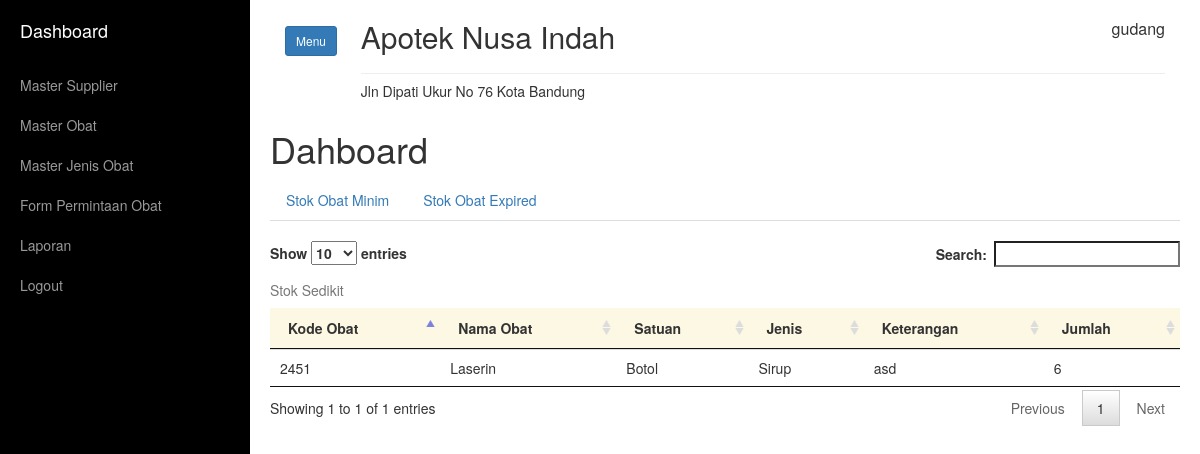
/home.php?link=dashboard (signed in), run on an earlier commit of the app's database.
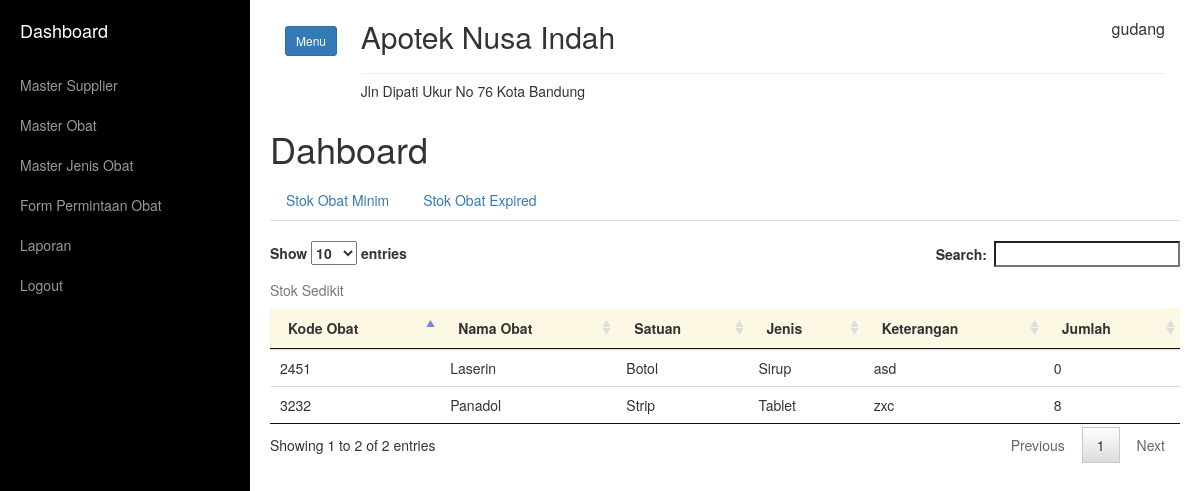
And on a later commit of the database.
### tables this page shows
CREATE TABLE `tb_obat` (
  `id` int(11) NOT NULL,
  `kode_obat` varchar(20) NOT NULL,
  `id_supp` int(11) NOT NULL,
  `nama_obat` varchar(50) NOT NULL,
  `keterangan` text NOT NULL,
  `harga_modal` int(11) NOT NULL,
  `harga_jual` int(11) NOT NULL,
  `jenis` int(11) NOT NULL,
  `satuan` varchar(20) NOT NULL,
  `stock` int(11) NOT NULL,
  `last_update` timestamp NOT NULL DEFAULT CURRENT_TIMESTAMP,
  `foto` text NOT NULL
);

CREATE TABLE `tb_jenis` (
  `id` int(11) NOT NULL,
  `nama_jenis` varchar(22) NOT NULL
);

### dashboard.php (the view, shortened to what this page needs)
<h1>Dahboard</h1>
<ul class="nav nav-tabs">
  <li class=""><a data-toggle="tab" href="#set1">Stok Obat Minim </a></li>
  <li class=""><a data-toggle="tab" href="#set2">Stok Obat Expired </a></li>
</ul>
<div class="tab-content">
    <div id="set1" class="tab-pane fade in active"><br>
      <table class="table table-responsive" id="tb1">
      	<caption>Stok Sedikit</caption>
      	<thead>
      		<tr class="warning">
            <th>Kode Obat</th>
      			<th>Nama Obat</th>
            <th>Satuan</th>
            <th>Jenis</th>
            <th>Keterangan</th>
      			<th>Jumlah</th>
      		</tr>
      	</thead>
      	<tbody>
      		<?php
      		$query = mysqli_query($conn, "SELECT *, a.id as idm, b.id as idj FROM tb_obat a
          LEFT JOIN tb_jenis b ON a.jenis = b.id
          WHERE a.stock < 10");
      		while ($data = mysqli_fetch_array($query)) { ?>
	      		<tr>
	      			<td><?php echo $data['kode_obat'] ?></td>
              <td><?php echo $data['nama_obat'] ?></td>
              <td><?php echo $data['satuan'] ?></td>
              <td><?php echo $data['nama_jenis'] ?></td>
              <td><?php echo $data['keterangan'] ?></td>
	      			<td><?php echo $data['stock'] ?></td>
	      		</tr>
      		<?php } ?>
      	</tbody>
      </table>
    </div>
</div>

### home.php (shortened to what this page needs)
<?php
include "koneksi.php";
if (isset($_SESSION['username'])){
?>
<!DOCTYPE html>
<html lang="">
<head>
  <link rel="stylesheet" type="text/css" href="assets/css/bootstrap.css">
  <link rel="stylesheet" type="text/css" href="assets/css/simple-sidebar.css">
  <link rel="stylesheet" type="text/css" href="assets/css/jquery.dataTables.css">
  <link rel="stylesheet" type="text/css" href="assets/css/daterangepicker.css">
  <link rel="stylesheet" type="text/css" href="assets/css/bootstrap-datetimepicker.min.css">
</head>
<body>
    <div id="wrapper" class="toggled">
        <div id="sidebar-wrapper">
            <ul class="sidebar-nav">
                <li class="sidebar-brand">
                    <a href="home.php?link=0">
                        Dashboard
                    </a>
                </li>
                <?php if ($_SESSION['level'] == 1) { ?>
                  <li>
                      <a href="home.php?link=master_supp">Master Supplier</a>
                  </li>
                  <li>
                      <a href="home.php?link=master_obat">Master Obat</a>
                  </li>
                  <li>
                      <a href="home.php?link=jenis_obat">Master Jenis Obat</a>
                  </li>
                  <li>
                      <a href="home.php?link=permintaan&id_per=0">Form Permintaan Obat</a>
                  </li>
                  <li><a href="#" id="btn-1" data-toggle="collapse" data-target="#submenu1" aria-expanded="false">Laporan</a>
                  </li>
                  <li>
                      <a href="logout.php">Logout</a>
                  </li>
                <?php
                }else if ($_SESSION['level'] == 2) { ?>
                   <li>
                      <a href="home.php?link=transaksi&idt=0">Penjualan</a>
                  </li>
                     <li>
                      <a href="home.php?link=rekap">Laporan Penjualan Obat</a>
                  </li>
                    <li>
                      <a href="logout.php">Logout</a>
                  </li>
                <?php
                } ?>
            </ul>
        </div>
        <div id="page-content-wrapper" style="padding-top: 0px !important;">
            <div class="container-fluid">
              <div class="row">
                <div class="col-md-1">
                <h2>
                  <a href="#menu-toggle" class="btn btn-primary btn-sm" id="menu-toggle">Menu</a>
                </h2>
                </div>
                <div class="col-md-11">
                  <h2>Apotek Nusa Indah <p class="pull-right" style="font-size: 16px !important;"><?php echo $_SESSION['username']; ?></p><h2><hr style="margin: 0px !important;">
                  <h5>Jln Dipati Ukur No 76 Kota Bandung</h5>
                </div>
              </div>
            </div>
            <div class="row">
            <div class="col-md-12">
              <?php
              $link = $_GET['link'];
              switch ($link) {
                default:
                  include "dashboard.php";
                  break;
              }
               ?>
            </div>
            </div>
        </div>
    </div>
</body>
</html>
<?php
}else{
  header('location: index.php');
}
?>

### assets/css/simple-sidebar.css (style rules this page uses)
body { overflow-x: hidden; }
#wrapper { padding-left: 0; -webkit-transition: all 0.5s ease; -moz-transition: all 0.5s ease; -o-transition: all 0.5s ease; transition: all 0.5s ease; }
#wrapper.toggled { padding-left: 250px; }
#sidebar-wrapper { z-index: 1000; position: fixed; left: 250px; width: 0; height: 100%; margin-left: -250px; overflow-y: auto; background: #000; -webkit-transition: all 0.5s ease; -moz-transition: all 0.5s ease; -o-transition: all 0.5s ease; transition: all 0.5s ease; }
#wrapper.toggled #sidebar-wrapper { width: 250px; }
#page-content-wrapper { width: 100%; position: absolute; padding: 15px; }
#wrapper.toggled #page-content-wrapper { position: absolute; margin-right: -250px; }
.sidebar-nav { position: absolute; top: 0; width: 250px; margin: 0; padding: 0; list-style: none; }
.sidebar-nav li { text-indent: 20px; line-height: 40px; }
.sidebar-nav li a { display: block; text-decoration: none; color: #999999; }
.sidebar-nav>.sidebar-brand { height: 65px; font-size: 18px; line-height: 60px; }
.sidebar-nav>.sidebar-brand a { color: #999999; }
@media (min-width:768px) { #wrapper { padding-left: 0; } }
@media (min-width:768px) { #wrapper.toggled { padding-left: 250px; } }
@media (min-width:768px) { #sidebar-wrapper { width: 0; } }
@media (min-width:768px) { #wrapper.toggled #sidebar-wrapper { width: 250px; } }
@media (min-width:768px) { #page-content-wrapper { padding: 20px; position: relative; } }
@media (min-width:768px) { #wrapper.toggled #page-content-wrapper { position: relative; margin-right: 0; } }

What changed in the data, as far as the page shows it:
changed tb_obat "Laserin": stock "6" → "0"
now on this page (row edited): tb_obat: kode_obat "3232", nama_obat "Panadol", satuan "Strip", tb_jenis.nama_jenis "Tablet", keterangan "zxc", stock "8"
Also different on the page:
text written by a page script: "Show entries Search: Showing 1 to 1 of 1 entries Previous 1 Next" → "Show entries Search: Showing 1 to 2 of 2 entries Previous 1 Next"
